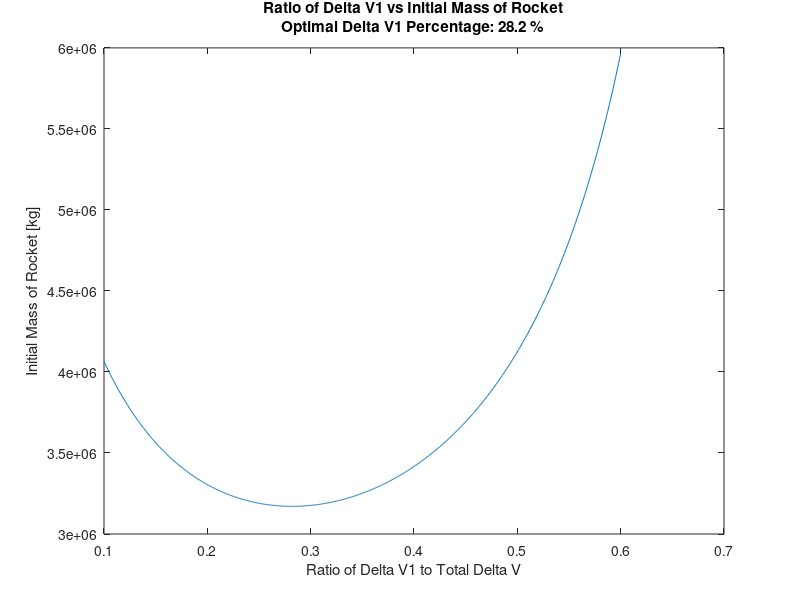

Reproduce this figure in MATLAB.
%%%%%%%%%%%%%%%%%%%%%%%%%%%%%%%%%%%%%%%%%%%%%%%%%%%%%%%%%%%%%%%%%%%%%%%%%%%
%                       AAE 251 Final Design                              %
%                                                                         %
%                             Group 6                                     %
%                                                                         %
% Inputs:                                                                 %
%  1.  m_pay - payload mass [kg]                                          %
%  2.  delV1 - delta V that the first stage needs to achieve [m/s]        %
%  3.  delV2 - delta V that the second stage needs to achieve [m/s]       %
%  4.  delV3 - delta V that the capture stage must achieve [m/s]          %
%  5.  delV4 - delta V of deorbit [m/s]                                   %
%  6.  ISP1 - Specific impulse that first stage rocket engine gives [s]   %
%  7.  ISP2 - Specific impulse that second stage rocket engine gives [s]  %
%  8.  ISP3 - Specific impulse that the capture stage engine give [s]     %
%  9.  Fin1 - Finert for first stage                                      %
%  10. Fin2 - Finert for second stage                                     %
%  11. Fin3 - Finert for capture stage                                    %
%                                                                         %
%  Outputs:                                                               %
%  1. m0 - Initial mass of two stage rocket                               %
%                                                                         % 
%  Script Description: This script calculates the initial mass of a two   %
%  stage rocket                                                           %
%                                                                         %
%%%%%%%%%%%%%%%%%%%%%%%%%%%%%%%%%%%%%%%%%%%%%%%%%%%%%%%%%%%%%%%%%%%%%%%%%%%

clc
close all
clear all

%--Constants---
u_earth = 3.986E5; %[km^3/s^2]
r_earth = 6378; %[km]
g0 = .00981; % [km/s^2]
delV_grav = 1.500;  % [km/s]
delV_drag = .150; % [km/s]
delV_steer = .200; % [km/s]
%f_inert = 26400/228400;
%Singe Stage
f_inert = 26400/228400;
ISP = 414; %[s]  + LOX
%Two Stage
ISP1 = 311; %[s] Kerosine + LOX
ISP2 = 451; %[s] H + LOX
ISP3 = 316; %[s]
Fin1 = 0.091; %0.08;
Fin2 = 0.097; %0.13;
Fin3 = .1;  %Estimate
B = 60;  %[degrees] N launch azimuth
Lat = 28.4556;  %[degrees] N launch latitude 
Long = 80.5278;  %[degrees] W launch longitude
LatRad = Lat*2*pi/360;
LongRad = Long*2*pi/360;
SRSm_pay = 500; %[kg] payload SRS carries 
SRSm_sat = 5715.26386; %[kg] weight of captured satellite
launchInclination = acosd(sind(B)*cosd(Lat));
delta_i = 90-launchInclination; %[degrees] desired plane change

%--SRS Stage Calculations--
ro = 200+r_earth;
vo = sqrt(u_earth/ro);  %initial orbital velocity
raTrans = (1000) + r_earth;
rpTrans = ro;
a = .5*(raTrans+rpTrans);
SRSdeltaV1 = sqrt(2*((u_earth/ro)-(u_earth/(2*a)))) - vo;
SRSdeltaV2 = sqrt(u_earth/raTrans) - sqrt(2*((u_earth/raTrans)-(u_earth/(2*a))));
SRSdeltaV3 = 2*(sqrt(2*((u_earth/raTrans)-(u_earth/(2*a)))))*sind(delta_i/2);
SRSm_prop = (SRSm_pay*exp((SRSdeltaV1+SRSdeltaV2)/(.0098*316))*(1-Fin3))/(1-(Fin3*exp((SRSdeltaV1+SRSdeltaV2)/(.0098*ISP3)))) + (((SRSm_pay+SRSm_sat)*exp(SRSdeltaV3/(.0098*ISP3))*(1-Fin3))/(1-(Fin3*exp(SRSdeltaV3/(.0098*ISP3)))));
SRSm = (SRSm_prop+SRSm_pay)*(1+Fin3);

%--Launch Stage Split--
delv_tot = sqrt(u_earth/(r_earth+200))  + delV_grav + delV_drag + delV_steer; % [m/s] Delta V required for circular flight at this altitude
x = linspace(0.1,.6,1000);
delV1 = delv_tot .* x;
delV2 = delv_tot - delV1;

m0_2 = (SRSm.*(exp(delV2./(g0.*ISP2))).*(1-Fin2))./(1-Fin2.*exp(delV2./(g0.*ISP2)));
m0 = (m0_2.*(exp(delV1./(g0.*ISP1))).*(1-Fin1))./(1-Fin1.*exp(delV1./(g0.*ISP1)));

[m0_min, ind] = min(m0);
delV1_optPercent = x(ind)*100;
delV1_opt = delV1(ind);
plot(x,m0)
str = sprintf('Ratio of Delta V1 vs Initial Mass of Rocket\nOptimal Delta V1 Percentage: %3.1f %%',delV1_optPercent);
title(str);
xlabel('Ratio of Delta V1 to Total Delta V')
ylabel('Initial Mass of Rocket [kg]')

%---Single Stage---
m1_0 = (SRSm.*(exp(delv_tot./(g0.*ISP))).*(1-f_inert))./(1-f_inert.*exp(delv_tot./(g0.*ISP)));
m1_prop_tot = (SRSm.*(exp(delv_tot./(g0.*ISP)) - 1).*(1-f_inert))./(1-f_inert.*exp(delv_tot./(g0.*ISP)));
m1_inert_tot = (SRSm.*f_inert.*(exp(delv_tot./(g0.*ISP))-1))./(1-f_inert.*exp(delv_tot./(g0.*ISP)));

m_prop2_0 = (m0_2.*(exp(delV1./(g0.*ISP1)) - 1).*(1-Fin1))./(1-Fin1.*exp(delV1./(g0.*ISP1))); %Stage 1
m_inert2_0 = (m0_2.*Fin1.*(exp(delV1./(g0.*ISP1))-1))./(1-Fin1.*exp(delV1./(g0.*ISP1))); %Stage 1

m_prop2_2 = (SRSm.*(exp(delV2./(g0.*ISP2)) - 1).*(1-Fin2))./(1-Fin2.*exp(delV2./(g0.*ISP2))); %Stage 2
m_inert2_2 = (SRSm.*Fin2.*(exp(delV2./(g0.*ISP2))-1))./(1-Fin2.*exp(delV2./(g0.*ISP2))); %Stage 2

m2_prop_tot = m_prop2_2 + m_prop2_0;
m2_inert_tot = m_inert2_2 + m_inert2_0;

%---Cost---
c_2 = m2_inert_tot.*1000 + m2_prop_tot.*30; %Cost of 2 stage [kg]*[$/kg] = [$]
c_1 = m1_inert_tot.*1000 + m1_prop_tot.*30; %Cost of 1 stage
